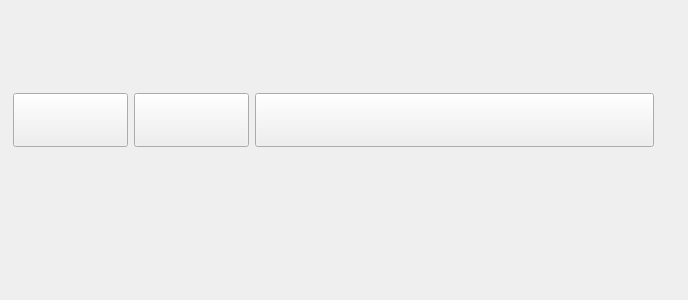
<?xml version="1.0" encoding="UTF-8"?>
<ui version="4.0">
 <class>Form</class>
 <widget class="QWidget" name="Form">
  <property name="geometry">
   <rect>
    <x>0</x>
    <y>0</y>
    <width>688</width>
    <height>300</height>
   </rect>
  </property>
  <property name="windowTitle">
   <string>Form</string>
  </property>
  <widget class="QWidget" name="horizontalLayoutWidget">
   <property name="geometry">
    <rect>
     <x>13</x>
     <y>80</y>
     <width>641</width>
     <height>80</height>
    </rect>
   </property>
   <layout class="QHBoxLayout" name="horizontalLayout">
    <item>
     <widget class="QPushButton" name="img_button">
      <property name="sizePolicy">
       <sizepolicy hsizetype="Minimum" vsizetype="Fixed">
        <horstretch>0</horstretch>
        <verstretch>0</verstretch>
       </sizepolicy>
      </property>
      <property name="font">
       <font>
        <pointsize>30</pointsize>
       </font>
      </property>
      <property name="text">
       <string/>
      </property>
     </widget>
    </item>
    <item>
     <widget class="QPushButton" name="username_button">
      <property name="font">
       <font>
        <pointsize>30</pointsize>
       </font>
      </property>
      <property name="text">
       <string/>
      </property>
     </widget>
    </item>
    <item>
     <widget class="QPushButton" name="prisebutton">
      <property name="sizePolicy">
       <sizepolicy hsizetype="Minimum" vsizetype="Fixed">
        <horstretch>50</horstretch>
        <verstretch>0</verstretch>
       </sizepolicy>
      </property>
      <property name="font">
       <font>
        <pointsize>30</pointsize>
       </font>
      </property>
      <property name="text">
       <string/>
      </property>
     </widget>
    </item>
   </layout>
  </widget>
 </widget>
 <resources/>
 <connections/>
</ui>
